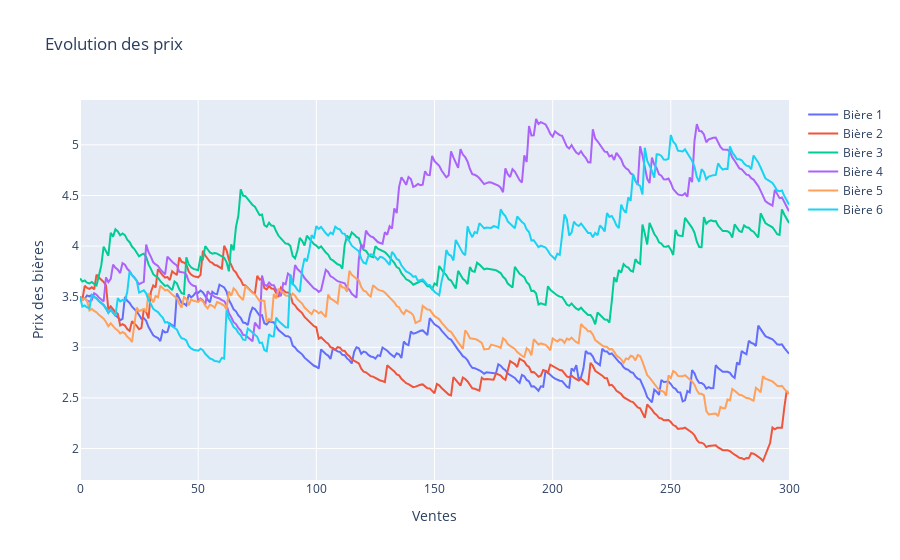
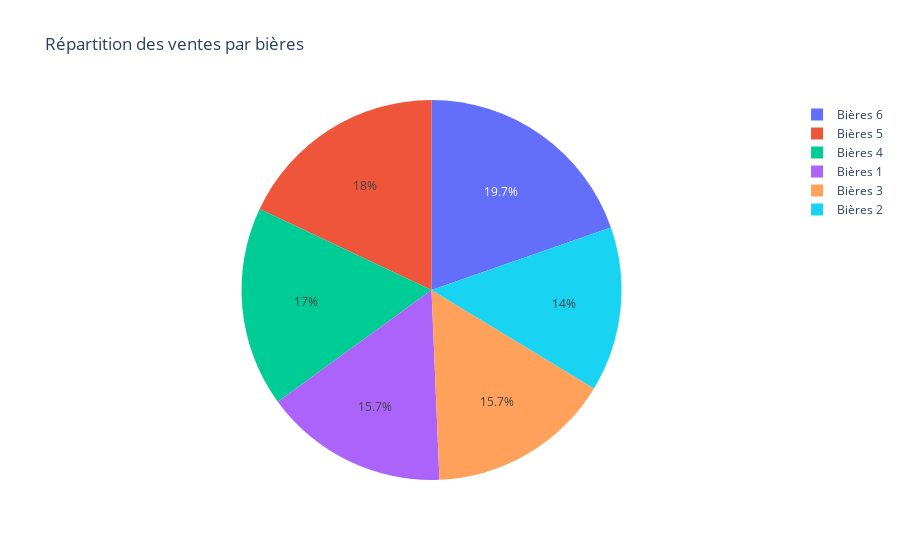

Write notebook code for charts like these, in order.
### Code cell
prices, share = simulate(n=300)
observe_prices(prices=prices)
df = pd.DataFrame({
    "Bières": [f"Bières {i}" for i in range(1, 7)],
    "Ventes": share
})
fig = px.pie(df, values='Ventes', names='Bières', title='Répartition des ventes par bières')
fig.show()

### Figure 1 — Plotly figure (JSON) as saved in the notebook; plotly's stock layout.template omitted (floating-point values rounded to 4 significant figures; data arrays with more than 128 entries replaced by an {"elided": "..."} marker saying what was removed)
{"data": [{"name": "Bière 1", "type": "scatter", "y": {"elided": "301 float values"}}, {"name": "Bière 2", "type": "scatter", "y": {"elided": "301 float values"}}, {"name": "Bière 3", "type": "scatter", "y": {"elided": "301 float values"}}, {"name": "Bière 4", "type": "scatter", "y": {"elided": "301 float values"}}, {"name": "Bière 5", "type": "scatter", "y": {"elided": "301 float values"}}, {"name": "Bière 6", "type": "scatter", "y": {"elided": "301 float values"}}], "layout": {"title": {"text": "Evolution des prix"}, "xaxis": {"title": {"text": "Ventes"}}, "yaxis": {"title": {"text": "Prix des bières"}}}}

### Figure 2 — Plotly figure (JSON) as saved in the notebook; plotly's stock layout.template omitted (floating-point values rounded to 4 significant figures)
{"data": [{"domain": {"x": [0, 1], "y": [0, 1]}, "hovertemplate": "Bières=%{label}<br>Ventes=%{value}<extra></extra>", "labels": ["Bières 1", "Bières 2", "Bières 3", "Bières 4", "Bières 5", "Bières 6"], "legendgroup": "", "name": "", "showlegend": true, "type": "pie", "values": [47, 42, 47, 51, 54, 59]}], "layout": {"legend": {"tracegroupgap": 0}, "title": {"text": "Répartition des ventes par bières"}}}
